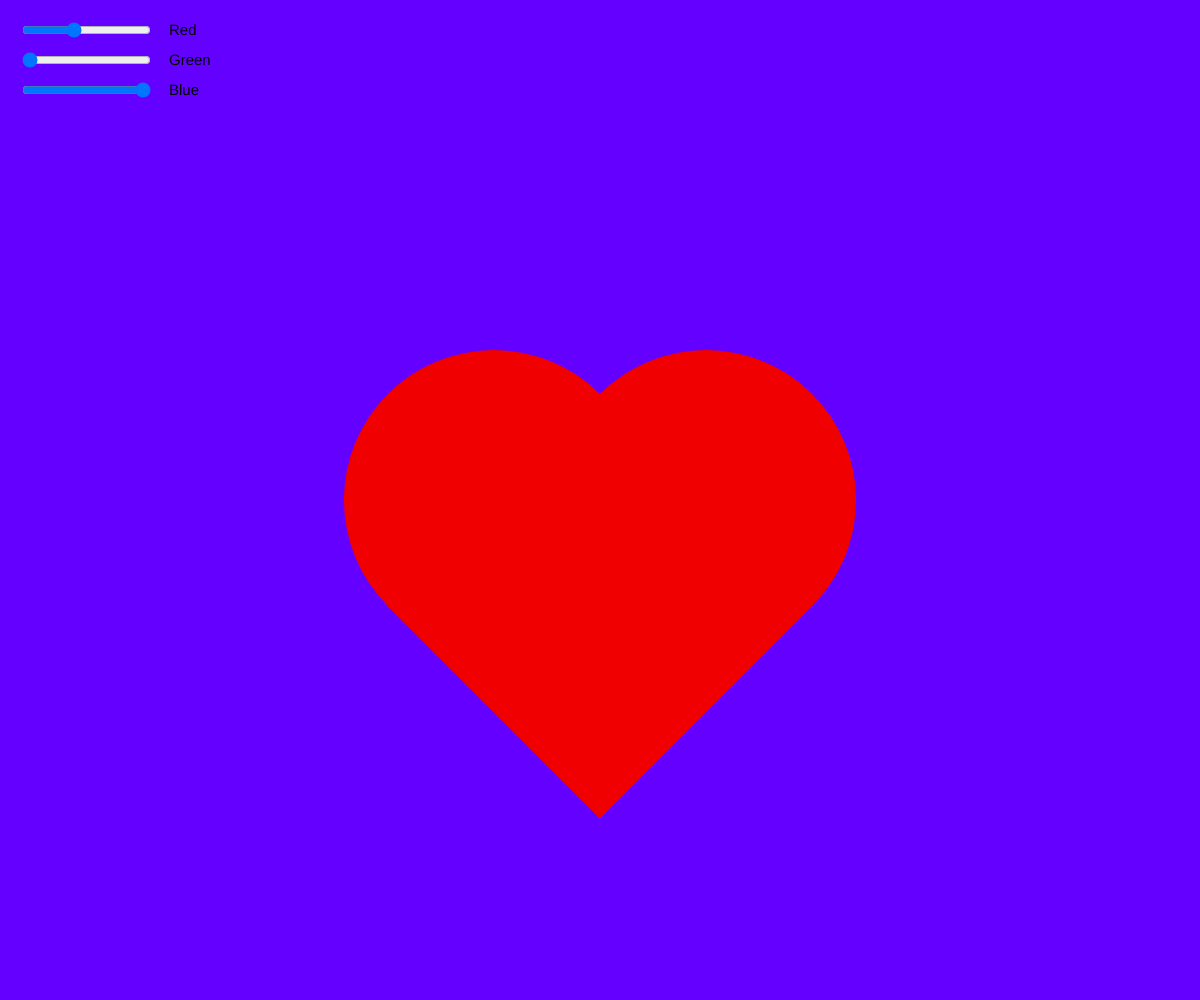
Frame 1 (no input)
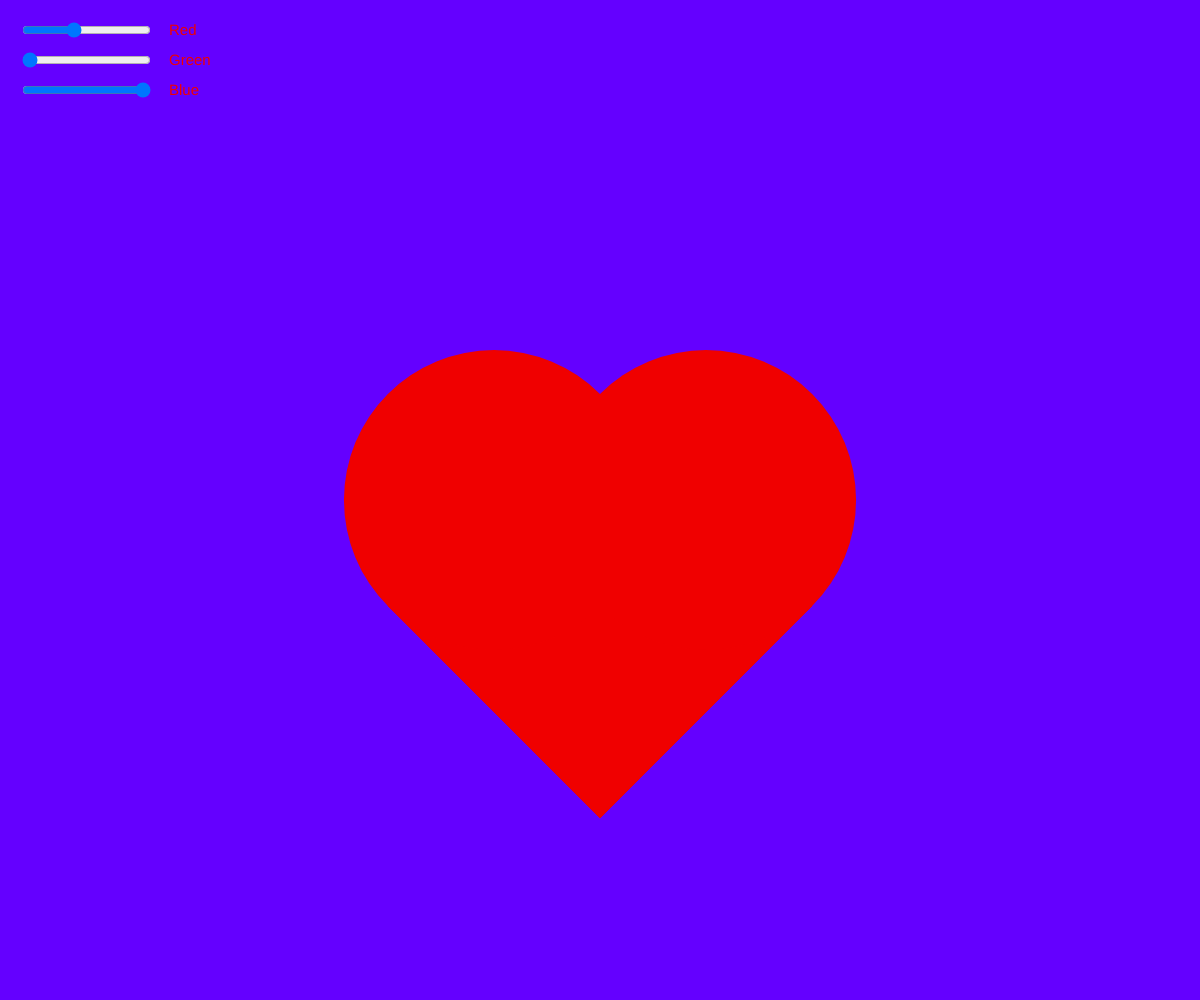
Frame 60 (no input)
Frame 120 (the mouse pressed at the canvas centre since frame 60): identical to frame 60, image omitted

The p5.js sketch that drew these frames (run headless with seeded random() and noise() and a simulated clock; from frame 60 on, the mouse is pressed at the canvas centre):

// p5.js sketch
// ── sketch.js
function setup() {
  createCanvas(windowWidth, windowHeight);
  textSize(15);
  rSlider = createSlider(0, 255, 100);
  rSlider.position(20, 20);
  gSlider = createSlider(0, 255, 0);
  gSlider.position(20, 50);
  bSlider = createSlider(0, 255, 255);
  bSlider.position(20, 80);
}

function draw() {
  const r = rSlider.value();
  const g = gSlider.value();
  const b = bSlider.value();
  background(r, g, b);
  text('Red', rSlider.x * 2 + rSlider.width, 35);
  text('Green', gSlider.x * 2 + gSlider.width, 65);
  text('Blue', bSlider.x * 2 + bSlider.width, 95);


C = 0

   noStroke()
    translate(windowWidth / 2, windowHeight / 2)
    S = 2 + abs(cos(C++/20))
      scale(S);
  rotate(PI / 4) 
  fill(S * 80, 0, 0)
  rect(-25, -25, 100, 100)
  rect(-25, -25, 100, 100) 
  circle(25, -25, 100) 
  circle(-25, 25, 100)
    }
